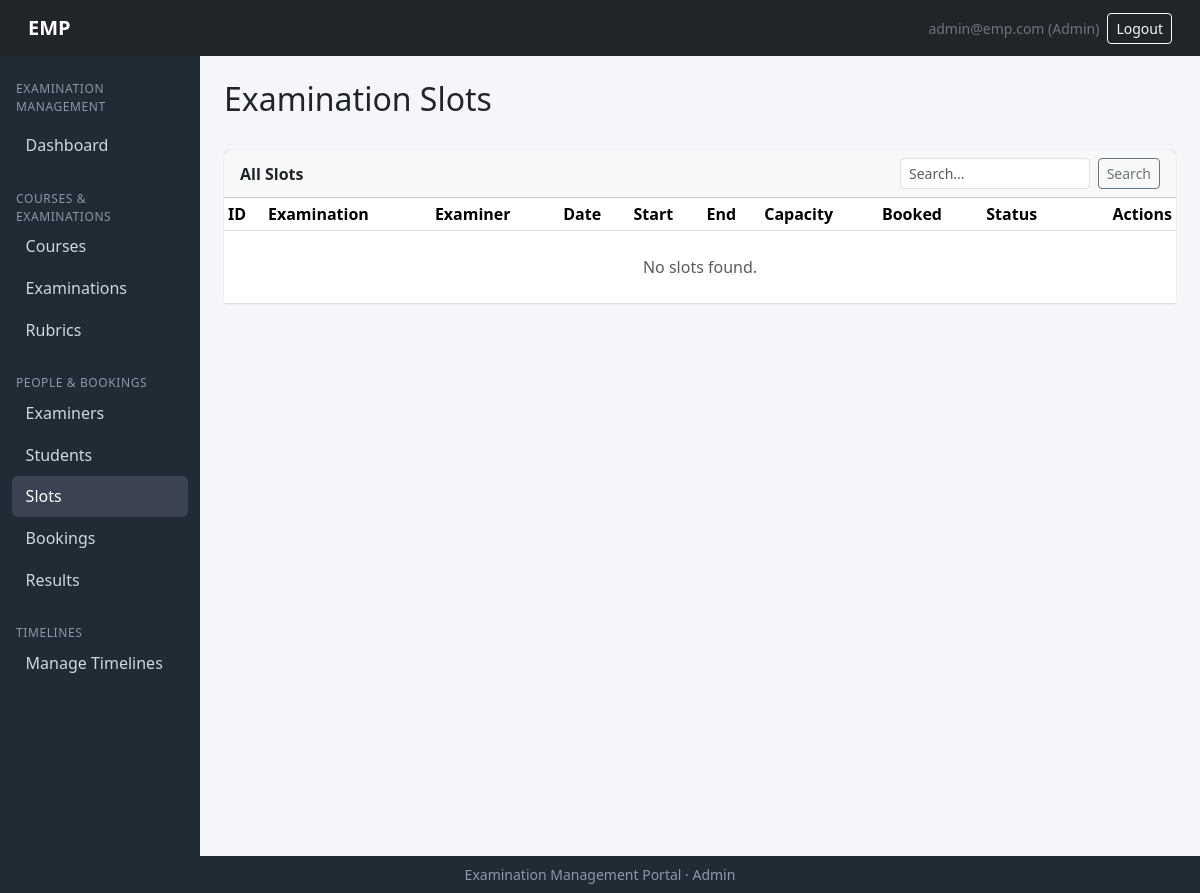
/admin/slots (signed in), run on an earlier commit of the app's database.
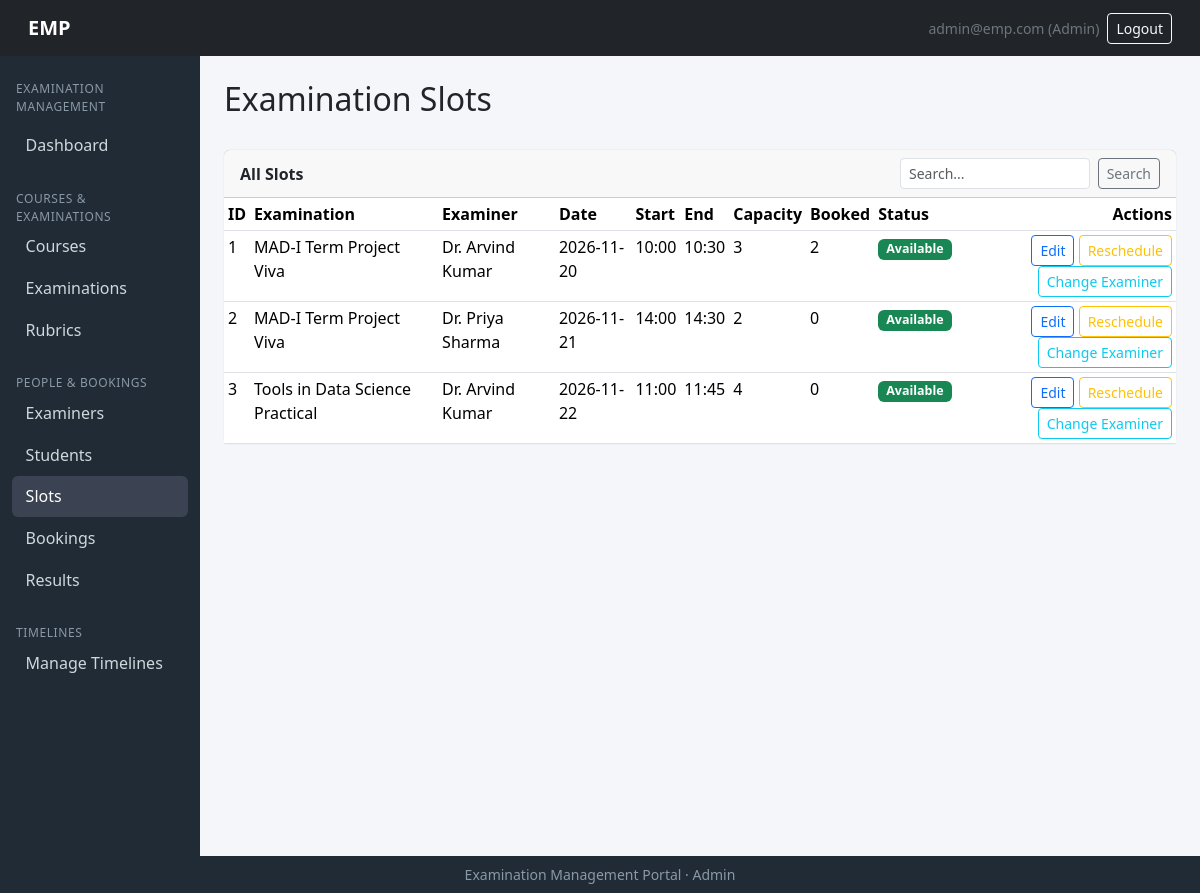
And on a later commit of the database.
### models/models.py (models this page shows)
class Examination(db.Model):
    __tablename__ = "examinations"
    id   = db.Column(db.Integer, primary_key=True)
    course_id = db.Column(db.Integer, db.ForeignKey("courses.id"), nullable=False)
    name     = db.Column(db.String(150), nullable=False)
    exam_type= db.Column(db.String(30), nullable=False)   # Viva|Practical|Project Demo|Assessment
    duration = db.Column(db.Integer, nullable=False)       # in minutes ig?
    max_marks = db.Column(db.Integer, nullable=False)
    slot_creation_start = db.Column(db.DateTime)
    slot_creation_end=db.Column(db.DateTime)
    slot_booking_start  = db.Column(db.DateTime)
    slot_booking_end  = db.Column(db.DateTime)
    status = db.Column(db.String(20), default="draft")  # draft|slot_creation|booking_open|closed|completed perhaps
    rubrics = db.relationship("Rubric", backref="exam")
    slots  = db.relationship("ExaminationSlot", backref="exam")

class Examiner(db.Model):
    __tablename__ = "examiners"
    id  = db.Column(db.Integer, primary_key=True)
    user_id      =db.Column(db.Integer, db.ForeignKey("users.id"), unique=True, nullable=False)
    employee_id   = db.Column(db.String(50), unique=True, nullable=False)
    name   = db.Column(db.String(120), nullable=False)
    phone  = db.Column(db.String(30))
    department_id = db.Column(db.Integer, db.ForeignKey("departments.id"))
    status= db.Column(db.String(20), default="pending")  # pending|approved|rejected|inactive
    slots = db.relationship("ExaminationSlot", backref="examiner")
    evaluations = db.relationship("Evaluation", backref="examiner")

### routes/admin_routes.py (the view)
@admin_bp.route('/slots')
@login_required
def slots():
    if not admin_only():
        return redirect(url_for('auth.login'))
    q = request.args.get('q', '').strip()
    query = ExaminationSlot.query
    if q:
        query = query.join(Examination).filter(Examination.name.ilike(f'%{q}%'))
    slot_items = []
    for s in query.all():
        booked_count = Booking.query.filter_by(slot_id=s.id, status='booked').count()
        slot_items.append({
            'id': s.id,
            'exam_name': s.exam.name if s.exam else 'N/A',
            'examiner_name': s.examiner.name if s.examiner else 'N/A',
            'date': s.date.strftime('%Y-%m-%d') if s.date else '',
            'start_time': s.start_time.strftime('%H:%M') if s.start_time else '',
            'end_time': s.end_time.strftime('%H:%M') if s.end_time else '',
            'capacity': s.max_capacity,
            'booked': booked_count,
            'status': s.status.capitalize()
        })
    return render_template('admin/slots.html', slots=slot_items, q=q)

### app.py (called while the page is built)
@login_manager.user_loader
def load_user(user_id):
    return User.query.get(int(user_id))

### routes/admin_routes.py (called while the page is built)
def admin_only():
    if current_user.role != 'admin':
        flash('Access denied.', 'danger')
        return False
    return True

### templates/admin/slots.html (shortened to what this page needs)
{% extends "admin/base_admin.html" %}
{% import "admin/_status.html" as status %}
{% block content %}
<div class="d-flex justify-content-between align-items-center mb-4">
    <h2>Examination Slots</h2>
</div>
<div class="card">
    <div class="card-header d-flex justify-content-between align-items-center">
        <span class="fw-semibold">All Slots</span>
        <form method="GET" action="{{ url_for('admin.slots') }}" class="d-flex gap-2" style="width:260px;">
            <input type="text" name="q" class="form-control form-control-sm" placeholder="Search..." value="{{ q or '' }}">
            <button type="submit" class="btn btn-sm btn-outline-secondary">Search</button>
        </form>
    </div>
    <div class="table-responsive">
        <table class="table table-sm table-hover mb-0">
            <thead>
                <tr>
                    <th>ID</th>
                    <th>Examination</th>
                    <th>Examiner</th>
                    <th>Date</th>
                    <th>Start</th>
                    <th>End</th>
                    <th>Capacity</th>
                    <th>Booked</th>
                    <th>Status</th>
                    <th class="text-end">Actions</th>
                </tr>
            </thead>
            <tbody>
                {% for s in slots %}
                    <tr>
                        <td>{{ s.id }}</td>
                        <td>{{ s.exam_name }}</td>
                        <td>{{ s.examiner_name }}</td>
                        <td>{{ s.date }}</td>
                        <td>{{ s.start_time }}</td>
                        <td>{{ s.end_time }}</td>
                        <td>{{ s.capacity }}</td>
                        <td>{{ s.booked }}</td>
                        <td>{{ status.status_badge(s.status) }}</td>
                        <td class="text-end">
                            <a class="btn btn-sm btn-outline-primary" href="{{ url_for('admin.slot_edit', slot_id=s.id) }}">Edit</a>
                            <form method="POST" action="{{ url_for('admin.slot_reschedule', slot_id=s.id) }}" class="d-inline mb-1"
                                  onsubmit="return confirm('Reschedule this slot?')">
                                  <button type="submit" class="btn btn-sm btn-outline-warning">Reschedule</button>
                            </form>
                            <form method="POST" action="{{ url_for('admin.slot_change_examiner', slot_id=s.id) }}" class="d-inline"
                                  onsubmit="return confirm('Change examiner for this slot?')">
                                <button type="submit" class="btn btn-sm btn-outline-info">Change Examiner</button>
                            </form>
                        </td>
                    </tr>
                {% else %}
                    <tr><td colspan="10" class="text-center text-muted py-4">No slots found.</td></tr>
                    {% endfor %}
            </tbody>
        </table>
    </div>
</div>
{% endblock %}

What changed in the data, as far as the page shows it:
added Examination: exam_name "MAD-I Term Project Viva" "MAD-I Term Project Viva"
added Examiner: examiner_name "Dr. Arvind Kumar" "Dr. Arvind Kumar"
added Examiner: examiner_name "Dr. Priya Sharma"
added Examination: exam_name "Tools in Data Science Practical"
Also different on the page:
new list line: "1 2026-11-20 10:00 10:30 3 2 Available Edit Reschedule Change Examiner"
new list line: "2 2026-11-21 14:00 14:30 2 0 Available Edit Reschedule Change Examiner"
new list line: "3 2026-11-22 11:00 11:45 4 0 Available Edit Reschedule Change Examiner"
text no longer shown: "No slots found."
